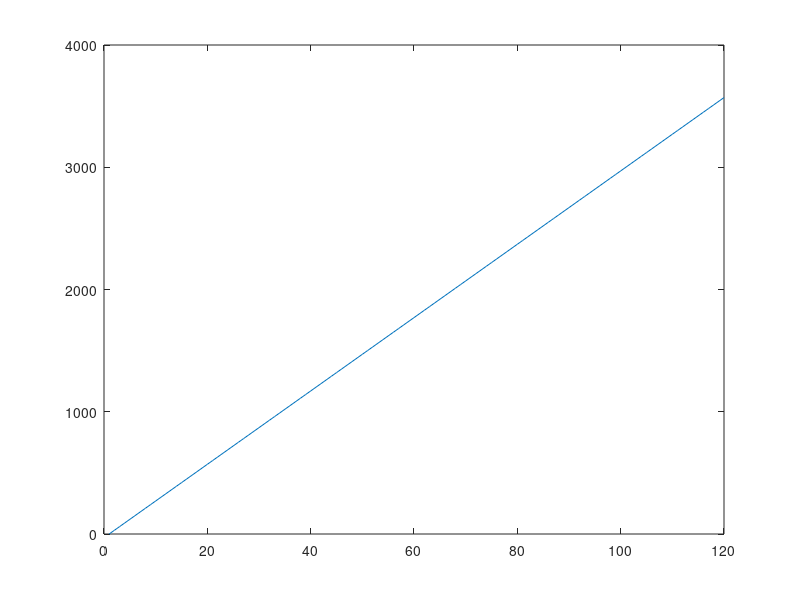

MATLAB code to generate this figure: (Note: this script raises an error after producing the figure.)
clc
clear
NumberOfSlots = 120;
NumberOfPoles = 20;
NumberOfPolePairs = NumberOfPoles/2;
NumberOfPhases = 3;

VectorDistributionStepDegrees = (360/NumberOfSlots)*NumberOfPolePairs;
VectorAngleArray = zeros(1,NumberOfSlots);
VectorMagnitudeArray = zeros(1,NumberOfSlots);
SlotNumberArray = 1:NumberOfSlots;
for i=1:NumberOfSlots
    VectorAngleArray(i) = VectorDistributionStepDegrees*(i-1);
    VectorMagnitudeArray(i) = 1;
end
plot(VectorAngleArray)

for i=1:NumberOfSlots
    [x(i) y(i)] = pol2cart(deg2rad(VectorAngleArray(i)),VectorMagnitudeArray(i));
end
plotv([x;y])


VectorAngleArrayMod = mod(VectorAngleArray,360);
figure 
plot(SlotNumberArray,VectorAngleArrayMod);